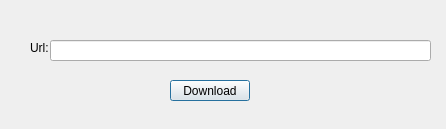
<?xml version="1.0" encoding="UTF-8"?>
<ui version="4.0">
 <class>downloadUrlDialog</class>
 <widget class="QDialog" name="downloadUrlDialog">
  <property name="geometry">
   <rect>
    <x>0</x>
    <y>0</y>
    <width>446</width>
    <height>129</height>
   </rect>
  </property>
  <property name="windowTitle">
   <string>Http download</string>
  </property>
  <property name="modal">
   <bool>false</bool>
  </property>
  <widget class="QLabel" name="urlLabel">
   <property name="geometry">
    <rect>
     <x>30</x>
     <y>40</y>
     <width>21</width>
     <height>16</height>
    </rect>
   </property>
   <property name="text">
    <string>Url:</string>
   </property>
  </widget>
  <widget class="QLineEdit" name="urlLineEdit">
   <property name="geometry">
    <rect>
     <x>50</x>
     <y>40</y>
     <width>381</width>
     <height>21</height>
    </rect>
   </property>
  </widget>
  <widget class="QPushButton" name="downloadUrlBtn">
   <property name="geometry">
    <rect>
     <x>170</x>
     <y>80</y>
     <width>80</width>
     <height>21</height>
    </rect>
   </property>
   <property name="text">
    <string>Download</string>
   </property>
  </widget>
 </widget>
 <resources/>
 <connections/>
</ui>
